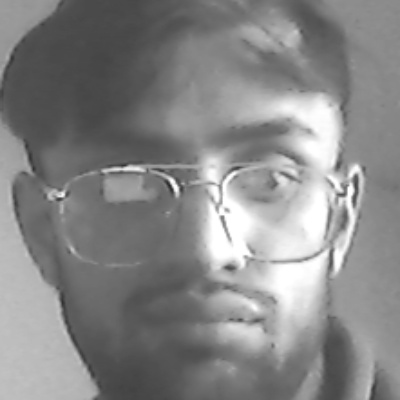
#> input picture ani_photo/aniket4.jpg, 400 x 400 px, given in place of the camera
$ jupyter execute --allow-errors Untitled.ipynb   (shell and % lines are left out)   (text cells are left out)
#> lines starting #> are read from the running program, lines starting #| are printed output that depends on the picture; after the words box and inside, x2 and y2 are one past the last pixel; in counts of white or black regions, pixels touching at a corner belong together
[cell 1]
#Importing the libraries
import cv2
import numpy as np

[cell 2]
# Load HAAR face classifier
face_classifier = cv2.CascadeClassifier(cv2.data.haarcascades +'haarcascade_frontalface_default.xml')
# Cascade classifiers that were used in the first real-time face detector.


# A Haar classifier, or a Haar cascade classifier, is a machine learning object detection program that
#identifies objects in an image and video.


# Load functions
def face_extractor(img):
    # Function detects faces and returns the cropped face
    # If no face detected, it returns the input image

    gray = cv2.cvtColor(img,cv2.COLOR_BGR2GRAY)
    faces = face_classifier.detectMultiScale(gray, 1.3, 5)


    if faces is ():
        return None

    # Crop all faces found
    for (x,y,w,h) in faces:

        cropped_face = img[y:y+h, x:x+w]

    return cropped_face

[cell 3]
# Initialize Webcam
cap = cv2.VideoCapture(0)
count = 0

# Collect 100 samples of your face from webcam input
while True:

    ret, frame = cap.read()
#> frame is the input picture: shape (400, 400, 3); min 36, max 255, mean 134.6
    if face_extractor(frame) is not None:
#> in face_extractor, `faces = face_classifier.detectMultiScale(gray, 1.3, 5)`: faces = ()
        count += 1
        face = cv2.resize(face_extractor(frame), (400, 400))
        face = cv2.cvtColor(face, cv2.COLOR_BGR2GRAY)

        # Save file in specified directory with unique name
        # Create a folder of desired will and set the save path
        file_name_path = './ani_photo/' + "aniket" +str(count) + '.jpg'
        cv2.imwrite(file_name_path, face)

        # Put count on images and display live count
        cv2.putText(face, str(count), (50, 50), cv2.FONT_HERSHEY_COMPLEX, 1, (0,255,0), 2)
        cv2.imshow('Face Cropper', face)

    else:
        print("Face not found")
        pass

    if cv2.waitKey(1) == 13 or count == 10: #13 is the Enter Key
#> (key Esc is pressed here)
        break

cap.release()
cv2.destroyAllWindows()
print("Collecting Samples Complete")
cap.release()

[cell 4]
from os import listdir
from os.path import isfile, join

[cell 5]
# Get the training data we previously made

data_path = './ani_photo/'
img_files = [f for f in listdir(data_path) if isfile(join(data_path, f))]

# Create arrays for training data and labels
train_images , Labels = [], []

# Open training images in our datapath
# Create a numpy array for training data
for i, files in enumerate(img_files):
    image_path = data_path + img_files[i]
    images = cv2.imread(image_path, cv2.IMREAD_GRAYSCALE)
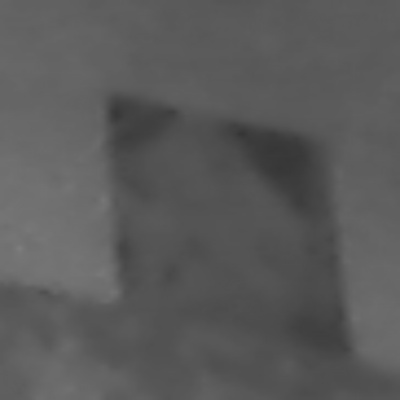
#> input picture ani_photo/aniket1.jpg, 400 x 400 px
#> images is the input picture: shape (400, 400); min 53, max 126, mean 90.1
    train_images.append(np.asarray(images, dtype=np.uint8))
    Labels.append(i)

# Create a numpy array for both training data and labels
Labels = np.asarray(Labels, dtype=np.int32)


face_model  = cv2.face.LBPHFaceRecognizer_create()

# Let's train our model
face_model.train(np.asarray(train_images), np.asarray(Labels))
print("Model trained sucessefully")

[cell 6]
face_model.save("Real_time_face_detector")

[cell 7]
face_model.read("Real_time_face_detector")

[cell 8]
# Creating a real time detector with bounding rectangle and cropped image
def face_detector(img, size=0.5):

    # Convert image to grayscale
#> called with size = 0.5
    gray = cv2.cvtColor(img,cv2.COLOR_BGR2GRAY)
    faces = face_classifier.detectMultiScale(gray, 1.3, 5)
#> faces = ()
    if faces is ():
        return img, []


    for (x,y,w,h) in faces:
        cv2.rectangle(img,(x,y),(x+w,y+h),(0,255,0),4)
        roi = img[y:y+h, x:x+w]
        roi = cv2.resize(roi, (200, 200))
    return img, roi

[cell 9]
import time
# Optional step -- for creating a pause when the image is detected

cap = cv2.VideoCapture(0)


while True:

    ret, frame = cap.read()

    image, face = face_detector(frame)
#> face = []

    try:
        face = cv2.cvtColor(face, cv2.COLOR_BGR2GRAY)

        # Pass face to prediction model
        # "results" comprises of a tuple containing the label and the confidence value
        results = face_model.predict(face)
        # harry_model.predict(face)

        if results[1] < 500:
            confidence = int( 100 * (1 - (results[1])/400) )
            display_string = str(confidence) + '% Confident it is User'

        cv2.putText(image, display_string, (100, 120), cv2.FONT_HERSHEY_COMPLEX, 1, (255,120,150), 2)

        if confidence > 85:
            cv2.putText(image, "Hey Aniket", (250, 450), cv2.FONT_HERSHEY_COMPLEX, 1, (0,255,0), 2)
            time.sleep(5)
            path_img = './ani_photo/' + "aniket_final" + '.jpg'
            cv2.imwrite(path_img , image)
            cv2.imshow('Face Recognition', image )
            os.system("start chrome https://www.instagram.com/_aniket_kalta/")
            break

        else:

            cv2.putText(image, "I do not recongize you.", (250, 450), cv2.FONT_HERSHEY_COMPLEX, 1, (0,0,255), 2)
            cv2.imshow('Face Recognition', image )

    except:
        cv2.putText(image, "No Face Found", (220, 120) , cv2.FONT_HERSHEY_COMPLEX, 1, (0,0,255), 2)
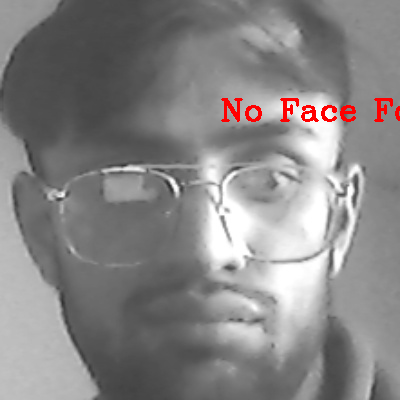
#> image: shape (400, 400, 3); 0.85% of pixels changed, all inside (x1, y1, x2, y2) = (221, 98, 400, 122)
        cv2.putText(image, "looking for face", (250, 450), cv2.FONT_HERSHEY_COMPLEX, 1, (0,0,255), 2)
        cv2.imshow('Face Recognition', image )
        pass

    if cv2.waitKey(1) == 13:
#> (key Esc is pressed here)
        break

cap.release()
cv2.destroyAllWindows()
